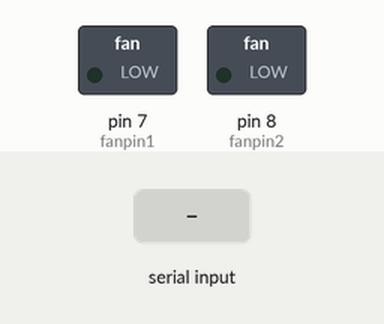
This sketch was run on a simulated Arduino Uno, built with avr-gcc and run on an emulated ATmega328P. Shown: switched loads named in the sketch (green lamp = pin HIGH). The test bench sets the inputs (shaded band).

Above: at 1.2 s.
1.3 s: "a" received over the second serial link
At 1.7 s:
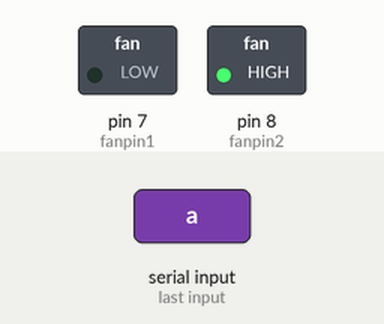
2.8 s: "d" received over the second serial link
At 4.1 s:
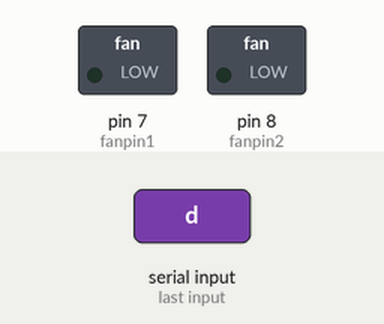
Timing chart, 0 to 5.8 s (numbered marks = the images above; inputs shaded):
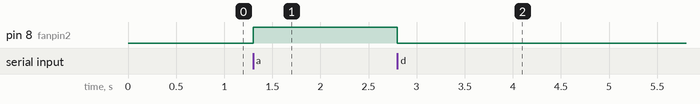

Measured:
- after the input at 1.3 s, pin 8 (fanpin2): LOW → HIGH at once
- after the input at 2.8 s, pin 8 (fanpin2): HIGH → LOW at once

The sketch:

ArduinoProject.ino
```cpp
#include <SoftwareSerial.h>

#define fanpin1 7
#define fanpin2 8
#define BTtx 2
#define BTrx 3
SoftwareSerial BT(BTtx, BTrx);

char data = 0;

void setup() {
  BT.begin(9600);
  Serial.begin(9600);
  pinMode(fanpin1, OUTPUT);
  pinMode(fanpin2, OUTPUT);
}

void loop() {
  if (BT.available() > 0)
  {
    data = BT.read();
  }
  if (data == 'a')
  {
    digitalWrite(fanpin1, 0);
    digitalWrite(fanpin2, 1);
  }
  if (data == 'd')
  {
    digitalWrite(fanpin1, 0);
    digitalWrite(fanpin2, 0);
  }
}
```
